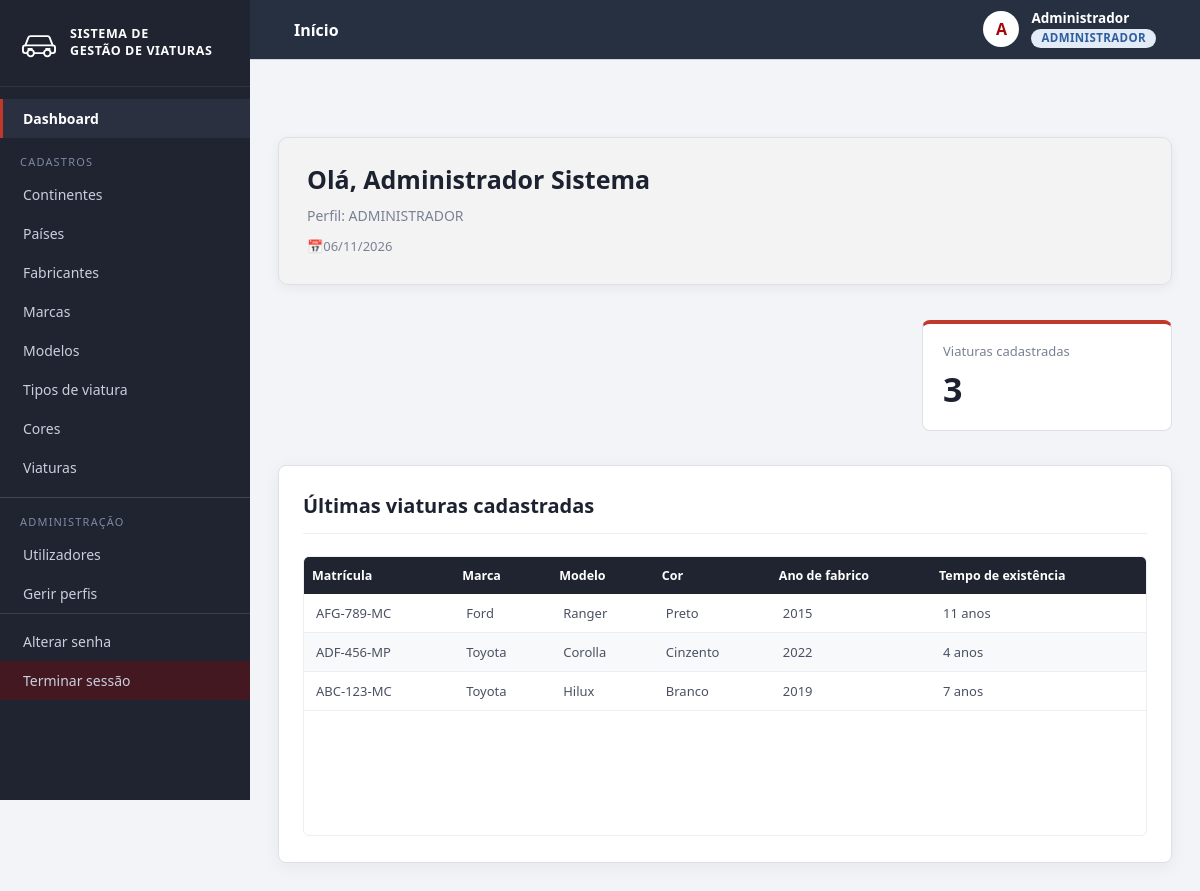
The page /view/Dashboard.php (signed in) on the database its author committed.
### tables this page shows
CREATE TABLE viatura (
    idViatura    INT AUTO_INCREMENT PRIMARY KEY,
    matricula    VARCHAR(20) NOT NULL,
    anoFabrico   SMALLINT NOT NULL,
    cilindrada   INT NOT NULL,
    numeroChassi VARCHAR(30) NOT NULL,
    preco        DECIMAL(12,2) NOT NULL,
    idModelo     INT NOT NULL,
    idTipo       INT NOT NULL,
    idCor        INT NOT NULL,
    activo       TINYINT(1) NOT NULL DEFAULT 1,
    FOREIGN KEY (idModelo) REFERENCES modelo (idModelo),
    FOREIGN KEY (idTipo)   REFERENCES tipoviatura (idTipo),
    FOREIGN KEY (idCor)    REFERENCES cor (idCor)
);

CREATE TABLE marca (
    idMarca      INT AUTO_INCREMENT PRIMARY KEY,
    nomeMarca    VARCHAR(80) NOT NULL,
    idFabricante INT NOT NULL,
    activo       TINYINT(1) NOT NULL DEFAULT 1,
    FOREIGN KEY (idFabricante) REFERENCES fabricante (idFabricante)
);

CREATE TABLE modelo (
    idModelo   INT AUTO_INCREMENT PRIMARY KEY,
    nomeModelo VARCHAR(80) NOT NULL,
    idMarca    INT NOT NULL,
    activo     TINYINT(1) NOT NULL DEFAULT 1,
    FOREIGN KEY (idMarca) REFERENCES marca (idMarca)
);

CREATE TABLE cor (
    idCor   INT AUTO_INCREMENT PRIMARY KEY,
    nomeCor VARCHAR(40) NOT NULL,
    hexCor  VARCHAR(7)  NOT NULL,
    activo  TINYINT(1) NOT NULL DEFAULT 1
);

### controller/helpers.php (called while the page is built, shortened)
<?php
include_once(__DIR__ . "/conexao.php");
function entidades()
{
    return array(
        'continente'  => array('menu' => 'Continentes',      'tabela' => 'continente',  'criar' => 'CadastrarContinente.php',  'listar' => 'ListarContinente.php'),
        'pais'        => array('menu' => 'Países',           'tabela' => 'pais',        'criar' => 'CadastrarPais.php',        'listar' => 'ListarPais.php'),
        'fabricante'  => array('menu' => 'Fabricantes',      'tabela' => 'fabricante',  'criar' => 'CadastrarFabricante.php',  'listar' => 'ListarFabricante.php'),
        'marca'       => array('menu' => 'Marcas',           'tabela' => 'marca',       'criar' => 'CadastrarMarca.php',       'listar' => 'ListarMarca.php'),
        'modelo'      => array('menu' => 'Modelos',          'tabela' => 'modelo',      'criar' => 'CadastrarModelo.php',      'listar' => 'ListarModelo.php'),
        'tipoviatura' => array('menu' => 'Tipos de viatura', 'tabela' => 'tipoviatura', 'criar' => 'CadastrarTipoViatura.php', 'listar' => 'ListarTipoViatura.php'),
        'cor'         => array('menu' => 'Cores',            'tabela' => 'cor',         'criar' => 'CadastrarCor.php',         'listar' => 'ListarCor.php'),
        'viatura'     => array('menu' => 'Viaturas',         'tabela' => 'viatura',     'criar' => 'CadastrarViatura.php',     'listar' => 'ListarViatura.php'),
    );
}
function e($texto)
{
    return htmlspecialchars((string) $texto, ENT_QUOTES, 'UTF-8');
}
function contarRegistos($tabela)
{
    global $conexao;
    $result = mysqli_query($conexao, "select count(*) as total from {$tabela} where activo=1");
    if ($result) {
        $rs = mysqli_fetch_assoc($result);
        return (int) $rs['total'];
    }
    return 0;
}

### controller/controllerLogin.php (called while the page is built, shortened)
<?php
include_once(__DIR__ . "/conexao.php");
include_once(__DIR__ . "/helpers.php");
include_once(__DIR__ . "/controllerLog.php");
function eAdministrador()
{
    return isset($_SESSION['idPerfil']) && (int) $_SESSION['idPerfil'] === ID_PERFIL_ADMIN;
}
function temPermissao($chave)
{
    global $conexao;
    static $chaves = null;
    if (eAdministrador() && strpos($chave, 'log:') !== 0) {
        return true;
    }
    if ($chaves === null) {
        $chaves = array();
        $idPerfil = (int) ($_SESSION['idPerfil'] ?? 0);
        $sql = "select p.chave from perfil_permissao pp
                join permissao p on p.codigoPermissao = pp.codigoPermissao
                where pp.idPerfil=" . $idPerfil;
        $result = mysqli_query($conexao, $sql);
        if ($result) {
            while ($rs = mysqli_fetch_assoc($result)) {
                array_push($chaves, $rs['chave']);
            }
        }
    }
    return in_array($chave, $chaves);
}

### controller/controllerViatura.php (called while the page is built, shortened)
<?php
include_once(__DIR__ . "/../model/Viatura.php");
include_once(__DIR__ . "/conexao.php");
include_once(__DIR__ . "/helpers.php");
include_once(__DIR__ . "/controllerLog.php");
function montarViatura($rs)
{
    return new Viatura($rs['idViatura'], $rs['matricula'], $rs['anoFabrico'], $rs['cilindrada'],
     $rs['numeroChassi'], $rs['preco'], $rs['idModelo'], $rs['idTipo'], $rs['idCor'], $rs['nomeModelo'],
      $rs['nomeMarca'], $rs['nomeFabricante'], $rs['nomeTipo'], $rs['nomeCor'], $rs['hexCor']);
}
function consultarViatura($filtro = "", $ordem = "v.idViatura desc")
{
    global $conexao;
    $lista = array();
    $sql = "select v.*, mo.nomeModelo, ma.nomeMarca, f.nomeFabricante, t.nomeTipo, c.nomeCor, c.hexCor
                   from viatura v join modelo mo on mo.idModelo = v.idModelo
                   join marca ma on ma.idMarca = mo.idMarca join fabricante f on f.idFabricante = ma.idFabricante
                   join tipoviatura t on t.idTipo = v.idTipo join cor c on c.idCor = v.idCor
                   where v.activo=1" . $filtro . " order by " . $ordem;
    $result = mysqli_query($conexao, $sql);
    if ($result) {
        while ($rs = mysqli_fetch_assoc($result)) {
            array_push($lista, montarViatura($rs));
        }
    }
    return $lista;
}
function listarViatura()
{
    return consultarViatura();
}

### controller/controllerDashboard.php (called while the page is built, shortened)
<?php
include_once(__DIR__ . "/conexao.php");
include_once(__DIR__ . "/helpers.php");
include_once(__DIR__ . "/controllerViatura.php");
function dashboardUltimasViaturas($quantidade)
{
    $viaturas = listarViatura();
    return array_slice($viaturas, 0, $quantidade);
    }

### model/Viatura.php (called while the page is built, shortened)
<?php
class Viatura
{
    private $matricula;
    private $anoFabrico;
    private $nomeModelo;
    private $nomeMarca;
    private $nomeCor;
    public function __construct($idViatura, $matricula, $anoFabrico, $cilindrada, $numeroChassi, $preco, $idModelo,
                               $idTipo, $idCor, $nomeModelo = null, $nomeMarca = null, $nomeFabricante = null, $nomeTipo = null, $nomeCor = null, $hexCor = null)
    {
        $this->matricula = $matricula;
        $this->anoFabrico = $anoFabrico;
        $this->nomeModelo = $nomeModelo;
        $this->nomeMarca = $nomeMarca;
        $this->nomeCor = $nomeCor;
    }
    public function getMatricula()
    {
        return $this->matricula;
    }
    public function getAnoFabrico()
    {
        return $this->anoFabrico;
    }
    public function getNomeModelo()
    {
        return $this->nomeModelo;
    }
    public function getNomeMarca()
    {
        return $this->nomeMarca;
    }
    public function getNomeCor()
    {
        return $this->nomeCor;
    }
    public function getTempoExistencia()
    {
        $anos = (int) date('Y') - (int) $this->anoFabrico;
        return $anos . " anos";
    }
}

### view/Dashboard.php (the view, shortened to what this page needs)
<?php
include_once __DIR__ . '/../controller/controllerLogin.php';
include_once __DIR__ . '/../controller/controllerDashboard.php';
$ultimasViaturas = temPermissao('viatura:listar') ? dashboardUltimasViaturas(5) : array();
$paginaActiva = 'dashboard';
?>
<!DOCTYPE html>
<html lang="pt">
<head>
    <link rel="stylesheet" href="css/estilo.css">
</head>
<body>
    <?php include __DIR__ . '/partials/menu.php'; ?>
    <div class="mae">
<div class="topoDashboard">
    <h1>Olá, <?= e($_SESSION['nome'] ?? '') ?> <?= e($_SESSION['apelido'] ?? '') ?></h1>
    <p>Perfil: <?= e($_SESSION['perfil'] ?? '') ?></p>
    <p class="dataDashboard"><span>📅</span><?= date('d/m/Y') ?></p>
</div>
        <div class="dashboard-conteudo">
            <?php if (temPermissao('viatura:listar')) { ?>
                <div class="dashboard">
                    <a class="quadrado" href="ListarViatura.php">
                        <p class="legenda">Viaturas cadastradas</p>
                        <p class="numero"><?= contarRegistos('viatura') ?></p>
                    </a>
                </div>
            <?php } ?>
        </div>
        <?php if (count($ultimasViaturas) > 0) { ?>
            <div class="card cardDashboard">
                <div class="topo">
                    <h1 class="titulo"><strong>Últimas viaturas cadastradas</strong></h1>
                </div>
                <div class="tabela">
                    <table>
                        <thead>
                            <tr>
                                <th>Matrícula</th>
                                <th>Marca</th>
                                <th>Modelo</th>
                                <th>Cor</th>
                                <th>Ano de fabrico</th>
                                <th>Tempo de existência</th>
                            </tr>
                        </thead>
                        <tbody>
                            <?php foreach ($ultimasViaturas as $v) { ?>
                                <tr>
                                    <td><?= e($v->getMatricula()) ?></td>
                                    <td><?= e($v->getNomeMarca()) ?></td>
                                    <td><?= e($v->getNomeModelo()) ?></td>
                                    <td><?= e($v->getNomeCor()) ?></td>
                                    <td><?= e($v->getAnoFabrico()) ?></td>
                                    <td><?= e($v->getTempoExistencia()) ?></td>
                                </tr>
                            <?php } ?>
                        </tbody>
                    </table>
                </div>
            </div>
        <?php } ?>
    </div>
</body>
</html>

### view/partials/menu.php (shortened to what this page needs)
<div class="navbar">
    <div class="marca">
        <img src="img/logo.svg" alt="Logo" class="marca-logo">
        <div class="titulo-marca">SISTEMA DE<br>GESTÃO DE VIATURAS</div>
    </div>
    <nav class="navlinks">
        <a class="<?= $paginaActiva == 'dashboard' ? 'on' : '' ?>" href="Dashboard.php">Dashboard</a>
        <?php
        $primeiro = true;
        foreach (entidades() as $chave => $entidade) {
            $podeCriar = temPermissao($chave . ':criar');
            $podeListar = temPermissao($chave . ':listar');
            if ($podeCriar || $podeListar) {
                if ($primeiro) {
                    echo '<div class="grupoMenu">Cadastros</div>';
                    $primeiro = false;
                }
                $pagina = $podeCriar ? $entidade['criar'] : $entidade['listar'];
        ?>
                <a class="<?= $paginaActiva == $chave ? 'on' : '' ?>" href="<?= $pagina ?>"><?= e($entidade['menu']) ?></a>
        <?php
            }
        }
        ?>
        <?php if (temPermissao('utilizador:criar') || temPermissao('utilizador:listar') || eAdministrador() || temPermissao('log:listar')) { ?>
            <div class="grupoMenu grupoAdmin">Administração</div>
        <?php } ?>
        <?php if (temPermissao('utilizador:criar') || temPermissao('utilizador:listar')) {
            $paginaUtilizadores = temPermissao('utilizador:criar') ? 'CadastrarUtilizador.php' : 'ListarUtilizador.php';
        ?>
            <a class="<?= $paginaActiva == 'utilizador' ? 'on' : '' ?>" href="<?= $paginaUtilizadores ?>">Utilizadores</a>
        <?php } ?>
        <?php if (eAdministrador()) { ?>
            <a class="<?= $paginaActiva == 'perfil' ? 'on' : '' ?>" href="Perfil.php">Gerir perfis</a>
        <?php } ?>
     <div class="menuRodape">
        <a href="alterarSenha.php">Alterar senha</a>
        <a class="sair" href="logout.php">Terminar sessão</a>
    </div>
    </nav>
</div>
<?php
$titulosTopo = array('dashboard' => 'Início', 'utilizador' => 'Utilizadores', 'perfil' => 'Gerir perfis', 'log' => 'Logs');
$tituloTopo = $titulosTopo[$paginaActiva] ?? nomeEntidade($paginaActiva);
$nomeTopo = trim($_SESSION['nome'] ?? '');
?>
<div class="topbar">
    <div class="topbarTitulo"><?= e($tituloTopo) ?></div>
    <div class="topbarUtilizador">
        <div class="avatar"><?= e(strtoupper(substr($nomeTopo, 0, 1))) ?></div>
        <div class="topbarDados">
            <strong><?= e($nomeTopo) ?></strong>
            <span class="perfilTag perfil-<?= (int) ($_SESSION['idPerfil'] ?? 0) % 6 ?>"><?= e($_SESSION['perfil'] ?? '') ?></span>
        </div>
    </div>
</div>

### rows shown on the page
viatura: matricula "AFG-789-MC", marca.nomeMarca "Ford", idModelo.nomeModelo "Ranger", idCor.nomeCor "Preto", anoFabrico "2015", anoFabrico "11 anos"
viatura: matricula "ADF-456-MP", marca.nomeMarca "Toyota", idModelo.nomeModelo "Corolla", idCor.nomeCor "Cinzento", anoFabrico "2022", anoFabrico "4 anos"
viatura: matricula "ABC-123-MC", marca.nomeMarca "Toyota", idModelo.nomeModelo "Hilux", idCor.nomeCor "Branco", anoFabrico "2019", anoFabrico "7 anos"

### other values the page prints
$entidade['menu'] "Continentes"
$entidade['menu'] "Países"
$entidade['menu'] "Fabricantes"
$entidade['menu'] "Marcas"
$entidade['menu'] "Modelos"
$entidade['menu'] "Tipos de viatura"
$entidade['menu'] "Cores"
$entidade['menu'] "Viaturas"
$tituloTopo "Início"
substr($nomeTopo, 0, 1) "A"
$nomeTopo "Administrador"
$_SESSION['perfil'] "ADMINISTRADOR"
$_SESSION['nome'] "Administrador"
$_SESSION['apelido'] "Sistema"
contarRegistos('viatura') "3"
